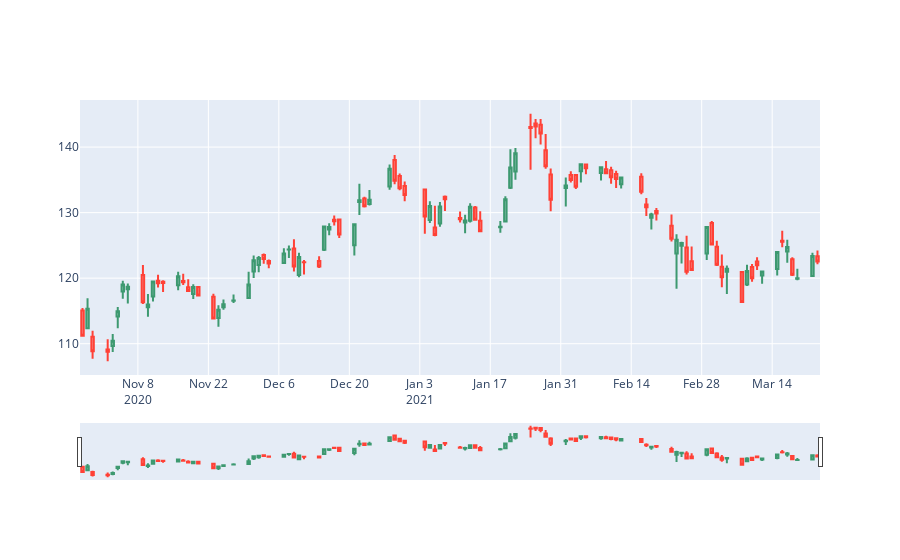

The code cell stored with this chart in its notebook:
### Code cell
# candlestick barplot (refer to https://plotly.com/python/candlestick-charts/ for documentation)
fig = go.Figure(data=[go.Candlestick(
    x=times,
    open=open_prices,
    high=high_prices,
    low=low_prices,
    close=close_prices)])

fig.show()
